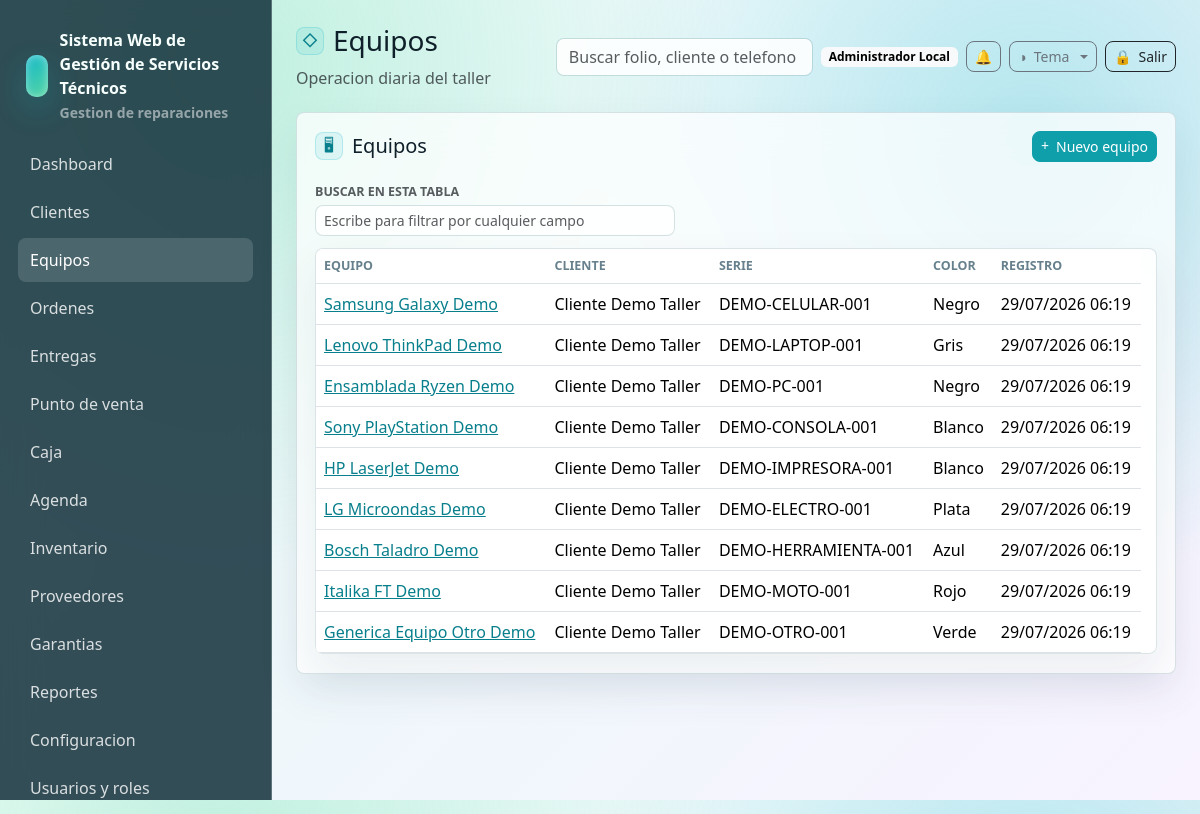
The app's page /equipos (signed in) with its own data.
### tables this page shows
CREATE TABLE users (
    id INT UNSIGNED AUTO_INCREMENT PRIMARY KEY,
    name VARCHAR(160) NOT NULL,
    email VARCHAR(190) NOT NULL UNIQUE,
    password VARCHAR(255) NOT NULL,
    phone VARCHAR(40) NULL,
    status ENUM('activo','inactivo','bloqueado') NOT NULL DEFAULT 'activo',
    last_login_at DATETIME NULL,
    created_at DATETIME NOT NULL DEFAULT CURRENT_TIMESTAMP,
    updated_at DATETIME NULL ON UPDATE CURRENT_TIMESTAMP,
    deleted_at DATETIME NULL
);

CREATE TABLE equipos (
    id INT UNSIGNED AUTO_INCREMENT PRIMARY KEY,
    cliente_id INT UNSIGNED NOT NULL,
    tipo ENUM('celular','laptop','pc','consola','impresora','electrodomestico','herramienta','moto','otro') NOT NULL DEFAULT 'otro',
    marca_id INT UNSIGNED NULL,
    modelo_id INT UNSIGNED NULL,
    marca VARCHAR(120) NULL,
    modelo VARCHAR(120) NULL,
    numero_serie VARCHAR(120) NULL,
    imei VARCHAR(80) NULL,
    color VARCHAR(80) NULL,
    password_equipo VARCHAR(120) NULL,
    accesorios_recibidos TEXT NULL,
    estado_fisico TEXT NULL,
    observaciones TEXT NULL,
    created_at DATETIME NOT NULL DEFAULT CURRENT_TIMESTAMP,
    updated_at DATETIME NULL ON UPDATE CURRENT_TIMESTAMP,
    deleted_at DATETIME NULL,
    CONSTRAINT fk_equipos_cliente FOREIGN KEY (cliente_id) REFERENCES clientes(id),
    CONSTRAINT fk_equipos_marca FOREIGN KEY (marca_id) REFERENCES equipo_marcas(id) ON DELETE SET NULL,
    CONSTRAINT fk_equipos_modelo FOREIGN KEY (modelo_id) REFERENCES equipo_modelos(id) ON DELETE SET NULL,
    INDEX idx_equipos_cliente (cliente_id),
    INDEX idx_equipos_marca (marca_id),
    INDEX idx_equipos_modelo (modelo_id),
    INDEX idx_equipos_tipo (tipo),
    INDEX idx_equipos_serie (numero_serie),
    INDEX idx_equipos_imei (imei)
);

CREATE TABLE clientes (
    id INT UNSIGNED AUTO_INCREMENT PRIMARY KEY,
    nombre_completo VARCHAR(190) NOT NULL,
    telefono VARCHAR(40) NOT NULL,
    whatsapp VARCHAR(40) NULL,
    email VARCHAR(190) NULL,
    domicilio VARCHAR(255) NULL,
    ciudad VARCHAR(120) NULL,
    estado VARCHAR(120) NULL,
    codigo_postal VARCHAR(20) NULL,
    rfc VARCHAR(20) NULL,
    notas_internas TEXT NULL,
    estatus ENUM('activo','inactivo') NOT NULL DEFAULT 'activo',
    created_at DATETIME NOT NULL DEFAULT CURRENT_TIMESTAMP,
    updated_at DATETIME NULL ON UPDATE CURRENT_TIMESTAMP,
    deleted_at DATETIME NULL,
    INDEX idx_clientes_nombre (nombre_completo),
    INDEX idx_clientes_telefono (telefono),
    INDEX idx_clientes_email (email)
);

### resources/views/equipos/index.php (the view)
<div class="glass-card">
    <div class="d-flex justify-content-between align-items-center mb-3">
        <h2 class="h5 mb-0" data-icon="&#128421;">Equipos</h2>
        <a class="btn btn-primary btn-sm" data-icon="&#43;" href="<?= e(url('/equipos/create')) ?>">Nuevo equipo</a>
    </div>
    <div class="table-wrap">
        <table class="table align-middle">
            <thead><tr><th>Equipo</th><th>Cliente</th><th>Serie</th><th>Color</th><th>Registro</th></tr></thead>
            <tbody>
            <?php foreach ($equipos as $equipo): ?>
                <tr>
                    <td><a href="<?= e(url('/equipos/' . $equipo['id'])) ?>"><?= e(trim($equipo['marca'] . ' ' . $equipo['modelo']) ?: $equipo['tipo']) ?></a></td>
                    <td><?= e($equipo['cliente_nombre']) ?></td>
                    <td><?= e($equipo['numero_serie'] ?: $equipo['imei']) ?></td>
                    <td><?= e($equipo['color']) ?></td>
                    <td><?= e(fechaHumana($equipo['created_at'])) ?></td>
                </tr>
            <?php endforeach; ?>
            </tbody>
        </table>
    </div>
</div>

### app/Core/Router.php (shortened to what the rows shown need)
<?php
final class Router
{
    private array $routes = [];
    private function add(string $method, string $path, callable|array $handler): void
    {
        $pattern = preg_replace('#\{([a-zA-Z_][a-zA-Z0-9_]*)\}#', '(?P<$1>[^/]+)', $path);
        $this->routes[] = [
            'method' => $method,
            'path' => $path,
            'pattern' => '#^' . $pattern . '$#',
            'handler' => $handler,
        ];
    }
    public function dispatch(Request $request): void
    {
        foreach ($this->routes as $route) {
            if ($route['method'] !== $request->method()) {
                continue;
            }
            if (preg_match($route['pattern'], $request->path(), $matches)) {
                $params = array_filter($matches, 'is_string', ARRAY_FILTER_USE_KEY);
                $handler = $route['handler'];
                if (is_array($handler)) {
                    [$class, $method] = $handler;
                    $controller = new $class();
                    $controller->{$method}($request, ...array_values($params));
                    return;
                }
                return;
            }
        }
    }
}

### resources/views/layouts/app.php (shortened to what the rows shown need)
<?php
$user = Auth::user();
$appConfig = require BASE_PATH . '/config/app.php';
$systemName = (string) ($appConfig['name'] ?? 'Servicio Tecnico');
$businessLogo = '';
try {
    $cfg = new ConfiguracionService();
    $systemName = trim((string) $cfg->get('sistema.nombre', $systemName)) ?: $systemName;
    $businessLogo = config_asset_src((string) $cfg->get('negocio.logo_url', ''));
} catch (Throwable) {
    $businessLogo = '';
}
?>
<!doctype html>
<html lang="es">
<head>
    <link href="https://cdn.jsdelivr.net/npm/bootstrap@5.3.3/dist/css/bootstrap.min.css" rel="stylesheet">
    <link href="<?= e(asset('css/app.css') . '?v=20260708-pos-modal-theme') ?>" rel="stylesheet">
    <link href="<?= e(asset('css/themes/crystal.css') . '?v=20260708-pos-modal-theme') ?>" rel="stylesheet">
    <link href="<?= e(asset('css/themes/dark.css') . '?v=20260708-pos-modal-theme') ?>" rel="stylesheet">
    <link href="<?= e(asset('css/themes/live.css') . '?v=20260708-pos-modal-theme') ?>" rel="stylesheet">
    <link href="<?= e(asset('css/themes/blueprint.css') . '?v=20260708-pos-modal-theme') ?>" rel="stylesheet">
</head>
<body>
<div class="app-shell">
    <aside class="sidebar" id="app-sidebar">
        <div class="brand">
            <?php if ($businessLogo !== ''): ?>
                <img class="brand-logo" src="<?= e($businessLogo) ?>" alt="<?= e($systemName) ?>">
            <?php else: ?>
                <div class="brand-mark"></div>
            <?php endif; ?>
            <div>
                <div><?= e($systemName) ?></div>
                <small class="text-white-50">Gestion de reparaciones</small>
            </div>
        </div>
        <nav class="nav flex-column">
            <?php foreach ([
                ['Dashboard', '/', 'dashboard'],
                ['Clientes', '/clientes', 'clientes'],
                ['Equipos', '/equipos', 'equipos'],
                ['Ordenes', '/ordenes', 'ordenes'],
                ['Entregas', '/entregas', 'ordenes'],
                ['Punto de venta', '/punto-venta', 'punto_venta'],
                ['Caja', '/caja', 'caja'],
                ['Agenda', '/agenda', 'agenda'],
                ['Inventario', '/inventario', 'inventario'],
                ['Proveedores', '/proveedores', 'proveedores'],
                ['Garantias', '/garantias', 'garantias'],
                ['Reportes', '/reportes', 'reportes'],
                ['Configuracion', '/configuracion', 'configuracion'],
                ['Usuarios y roles', '/usuarios', 'usuarios'],
                ['Licencia demo', '/licencia', 'licencias'],
            ] as [$label, $href, $module]): ?>
                <?php if (Auth::can($module, 'ver')): ?>
                    <a class="nav-link <?= e(is_active($href)) ?>" href="<?= e(url($href)) ?>"><?= e($label) ?></a>
                <?php endif; ?>
            <?php endforeach; ?>
        </nav>
    </aside>
    <main class="main">
        <header class="topbar">
            <div class="topbar-title">
                <h1 class="h3 mb-1" data-icon="&#9671;"><?= e($title ?? '') ?></h1>
                <div class="text-muted">Operacion diaria del taller</div>
            </div>
            <div class="d-flex align-items-center gap-2 topbar-actions">
                <form class="d-none d-md-block" action="<?= e(url('/ordenes')) ?>">
                    <input class="form-control" name="q" placeholder="Buscar folio, cliente o telefono">
                </form>
                <span class="badge text-bg-light topbar-user"><?= e($user['name'] ?? 'Usuario') ?></span>
                <div class="dropdown">
                    <button class="btn btn-outline-secondary btn-sm notif-bell" type="button" data-bs-toggle="dropdown" aria-expanded="false" aria-label="Notificaciones">
                        &#128276;
                    </button>
                </div>
                <div class="dropdown theme-switcher">
                    <button class="btn btn-outline-secondary btn-sm dropdown-toggle" type="button" data-bs-toggle="dropdown" aria-expanded="false" aria-label="Tema" data-icon="&#9681;"><span class="btn-label">Tema</span></button>
                </div>
                <form method="post" action="<?= e(url('/logout')) ?>">
                    <button class="btn btn-outline-dark btn-sm" aria-label="Salir" data-icon="&#128274;"><span class="btn-label">Salir</span></button>
                </form>
            </div>
        </header>
        <?= $content ?>
    </main>
</div>
</body>
</html>

### records on screen
users: name "Administrador Local"
equipos: marca+modelo "Samsung Galaxy Demo", cliente.nombre_completo "Cliente Demo Taller", numero_serie "DEMO-CELULAR-001", color "Negro", created_at "29/07/2026 06:19"
equipos: marca+modelo "Lenovo ThinkPad Demo", cliente.nombre_completo "Cliente Demo Taller", numero_serie "DEMO-LAPTOP-001", color "Gris", created_at "29/07/2026 06:19"
equipos: marca+modelo "Ensamblada Ryzen Demo", cliente.nombre_completo "Cliente Demo Taller", numero_serie "DEMO-PC-001", color "Negro", created_at "29/07/2026 06:19"
equipos: marca+modelo "Sony PlayStation Demo", cliente.nombre_completo "Cliente Demo Taller", numero_serie "DEMO-CONSOLA-001", color "Blanco", created_at "29/07/2026 06:19"
equipos: marca+modelo "HP LaserJet Demo", cliente.nombre_completo "Cliente Demo Taller", numero_serie "DEMO-IMPRESORA-001", color "Blanco", created_at "29/07/2026 06:19"
equipos: marca+modelo "LG Microondas Demo", cliente.nombre_completo "Cliente Demo Taller", numero_serie "DEMO-ELECTRO-001", color "Plata", created_at "29/07/2026 06:19"
equipos: marca+modelo "Bosch Taladro Demo", cliente.nombre_completo "Cliente Demo Taller", numero_serie "DEMO-HERRAMIENTA-001", color "Azul", created_at "29/07/2026 06:19"
equipos: marca+modelo "Italika FT Demo", cliente.nombre_completo "Cliente Demo Taller", numero_serie "DEMO-MOTO-001", color "Rojo", created_at "29/07/2026 06:19"
equipos: marca+modelo "Generica Equipo Otro Demo", cliente.nombre_completo "Cliente Demo Taller", numero_serie "DEMO-OTRO-001", color "Verde", created_at "29/07/2026 06:19"

### other values on screen
$systemName "Sistema Web de Gestión de Servicios Técnicos"
$label "Dashboard"
$label "Clientes"
$label "Equipos"
$label "Ordenes"
$label "Entregas"
$label "Punto de venta"
$label "Caja"
$label "Agenda"
$label "Inventario"
$label "Proveedores"
$label "Garantias"
$label "Reportes"
$label "Configuracion"
$label "Usuarios y roles"
